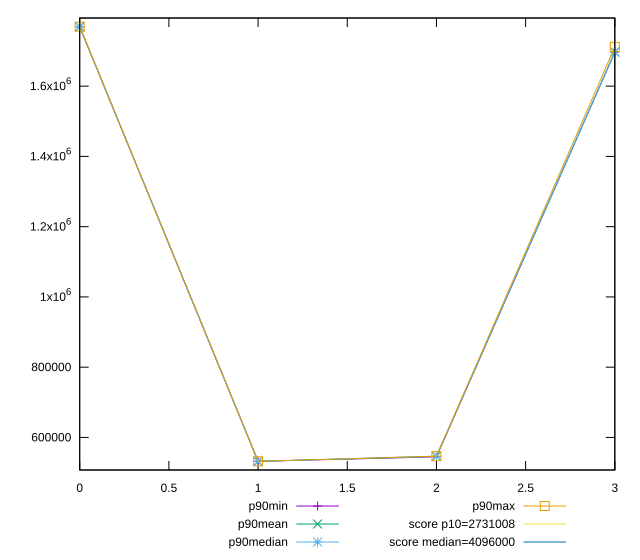

Generate this figure with gnuplot:
reset

$p90Min <<EOF
0 1768865
1 532007
2 544880
3 1696813
EOF

$p90Mean <<EOF
0 1769092.5425531915
1 532007.8829787234
2 546133.1489361703
3 1697521.5531914893
EOF

$p90Median <<EOF
0 1769239
1 532008
2 546584.5
3 1697188
EOF

$p90Max <<EOF
0 1769251
1 532011
2 546647
3 1711834
EOF

set key outside below
set xrange [0:3]
set yrange [507262.12:1793995.88]
set trange [507262.12:1793995.88]
set terminal svg size 640, 560 enhanced background rgb 'white'
set output "reports/report_00031_2021-02-24T23-18-18.084Z/total-byte-weight/progression/value.svg"

plot $p90Min title "p90min" with linespoints, \
     $p90Mean title "p90mean" with linespoints, \
     $p90Median title "p90median" with linespoints, \
     $p90Max title "p90max" with linespoints, \
     2731008 title "score p10=2731008", \
     4096000 title "score median=4096000"

reset
